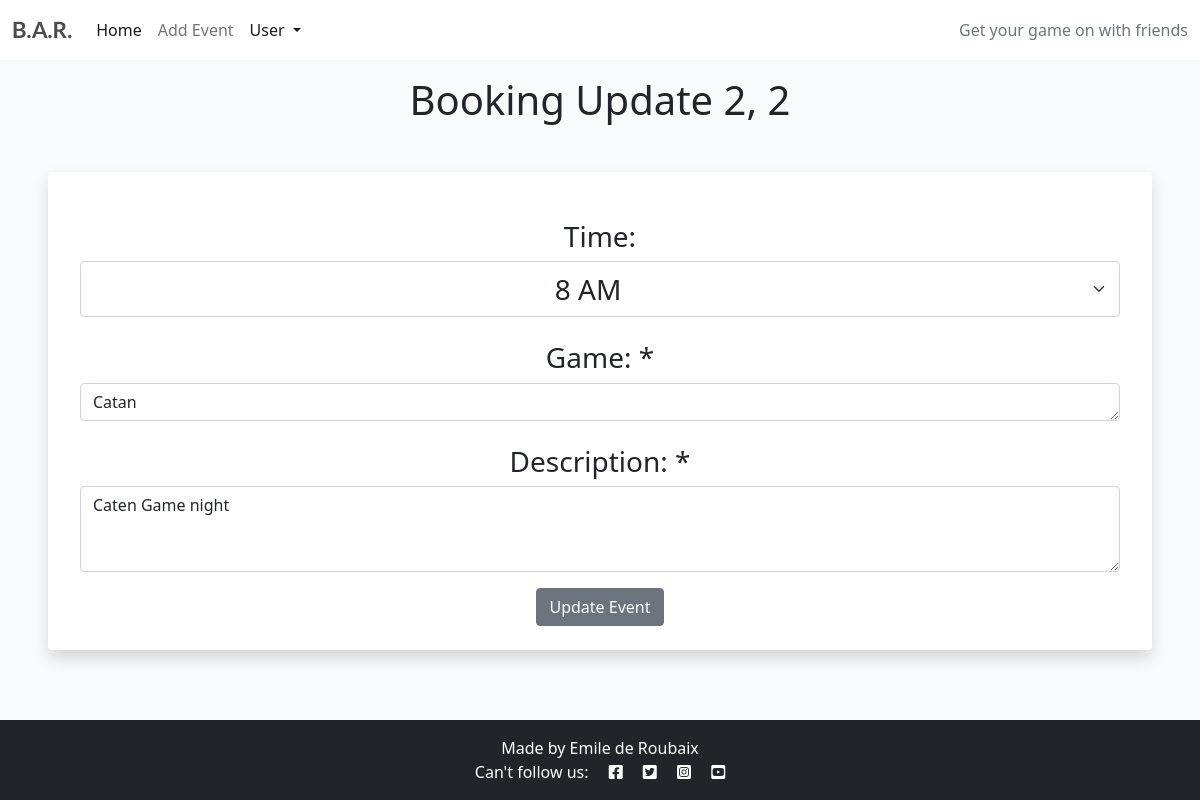
Screenshot of /booking-update-submit/2 (signed in) with the database file from the repository.
### game_dates/models.py (models this page shows, shortened)
class Appointment(models.Model):
    user = models.ForeignKey(
        User, on_delete=models.CASCADE, null=True, blank=True)
    type = models.CharField(
        max_length=50, choices=SERVICE_CHOICES, default="Online gaming")
    day = models.DateField(default=datetime.now)
    time = models.CharField(
        max_length=24, choices=TIME_CHOICES)
    updated_on = models.DateTimeField(auto_now=True)
    description = models.CharField(
        max_length=50, null=True)
    content = models.TextField()
    created_on = models.DateTimeField(auto_now_add=True)
    approved = models.BooleanField(default=True)
    class Meta:
        ordering = ["-created_on"]

### game_dates/views.py (the view, shortened to what this page needs)
# urls.py: path('booking-update-submit/<int:booking_id>', views.bookingUpdateSubmit, name='bookingUpdateSubmit'),
def bookingUpdateSubmit(request, booking_id):
    booking = Appointment.objects.get(pk=booking_id)
    user = request.user
    today = datetime.now()
    minDate = today.strftime('%Y-%m-%d')
    deltatime = today + timedelta(days=30)
    strdeltatime = deltatime.strftime('%Y-%m-%d')
    maxDate = strdeltatime
    day = request.session.get('day')
    type = request.session.get('type')
    booking_id = request.session.get('booking_id')
    hour = checkEditTime(times, day, booking_id)
    return render(request, 'bookingUpdateSubmit.html', {
        'booking_id': booking_id,
        'times': hour,
        'booking': booking,
    })

### game_dates/views.py (called while the page is built)
def checkEditTime(times, day, booking_id):
    x = []
    appointment = Appointment.objects.get(pk=booking_id)
    time = appointment.time
    for k in times:
        if Appointment.objects.filter(day=day, time=k).count() < 1 or time == k:
            x.append(k)
    return x

### game_dates/templates/bookingUpdateSubmit.html (shortened to what this page needs)
{% extends "base.html" %}
{% block content %}
{% if user.is_authenticated %}
<h1 class="text-center mt-3">Booking Update 2, {{ booking.id }}</h1>
<div class="shadow p-4 mb-5 bg-body bg-body rounded text-black text-center m-5">
    <form method="POST" action="{% url 'bookingUpdateSubmit' booking.id %}" class="me-2 ms-2" required>
        <h3 class="text-center mt-4">Time:</h3>
        <div>
            <select class="form-select fs-3 text-center" name="time">
                <option value="{{ booking.type }}" selected >
                    {{ booking.time }}
                </option>
            </select>
        </div>
        <div class="form-group">
            <label for="GameName"><h3 class="text-center mt-4">Game: *</h3></label>
            <textarea class="form-control" id="GameName" rows="1" name="description" required>{{ booking.description }}</textarea>
        </div>
        <div class="form-group">
            <label for="content"><h3 class="text-center mt-4">Description: *</h3></label>
            <textarea class="form-control" id="content" rows="3" name="content" required>{{ booking.content }}</textarea>
        </div>
        <button type="submit" class="btn btn-secondary mt-3">Update Event</button>
    </form>
</div>
{% else %}
<div class="shadow p-4 mb-5 bg-body bg-body rounded text-black  m-5">
    <h1 class="p-2  me-3">First Sign in!</h1>
    <a href="{% url 'login' %}" class="btn btn-primary text-white">Sign in</a>
</div>
{% endif %}
{% endblock %}

### static/css/style.css (style rules this page uses)
body { background-color: #F9FAFC; }
.main-bg { background-color: #F9FAFC; }

### rows the page displays
Appointment: id "2", time "8 AM", description "Catan", content "Caten Game night"
